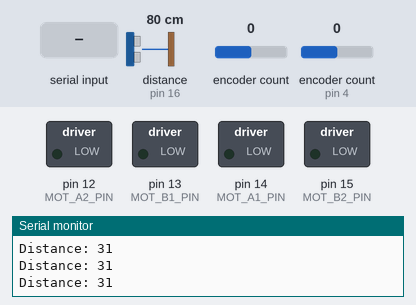
The sketch below on a simulated Arduino Uno, built with avr-gcc and run on an emulated ATmega328P. Parts: switched loads named in the sketch (green lamp = pin HIGH), the last lines printed to the serial monitor. Wiring (inferred from the names in the program): ultrasonic range finder: trigger pin 3; echo pin 16. The test bench sets the inputs (shaded band); at power-on: distance to the obstacle (sensor on pin 16) 80 cm, encoder count 0, encoder count (sensor on pin 4) 0. The echo pulse lasts 58.3 µs per cm; pins used as bus, display or sensor lines are not drawn.

Above: at 1.2 s.
1.3 s: distance to the obstacle (sensor on pin 16) set to 2 cm
4.3 s: "1" received over Serial
At 6.8 s:
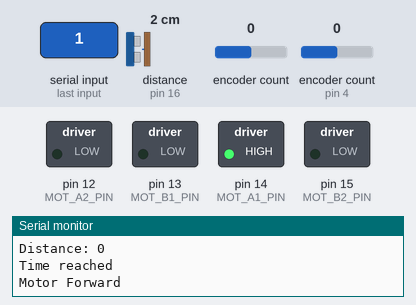
At 13.19 s:
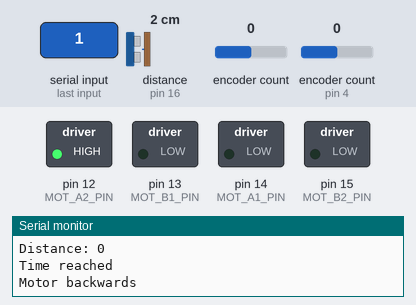
Timing chart, 0 to 13.3 s (numbered marks = the images above; inputs shaded):
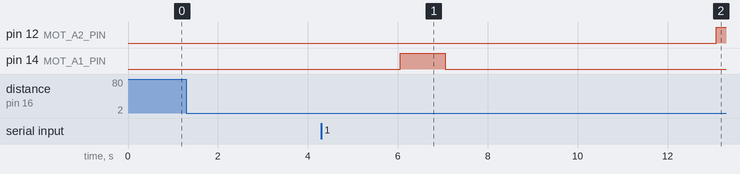

The sketch:

Bench_test_full_setup_v3.ino
```cpp
/*
 *   This sketch worked as coded for NodeMCU v1
 *   Still have memory error for chip. Maybe the chip was killed by an encoder on the same transmission port
 *     It sent garbled data to the terminal before failing.
 *     Check this https://github.com/esp8266/Arduino/issues/770
 *     Ran chip for a while and now it is having same issue. Could be encoder position on D0? or lack of additional 5v power?
 *   D4, GPIO2 also turns on LED when connected to encoder
*/
#include <Encoder.h>

/*
 NodeMCU V1.0
 Board pin names to IOs
 D0 - GPIO16
 D1 - GPIO5
 D2 - GPIO4
 D3 - GPIO0
 D4 - GPIO2 (PWM)
 3V3
 GND
 D5 - GPIO14 (PWM)
 D6 - GPIO12 (PWM)
 D7 - GPIO13
 D8 - GPIO15 (PWM)
 RX - GPIO3
 TX - GPIO1
 GND
 3V3
 A0 - ADC0
 SD3 - GPIO9
 SD2 - GPIO10
*/


// Change these pin numbers to the pins connected to your encoder.
//   Best Performance: both pins have interrupt capability
//   Good Performance: only the first pin has interrupt capability
//   Low Performance:  neither pin has interrupt capability
Encoder knobA(4, 5);      // D1, D2
Encoder knobB(0, 2);      // D3, D4
//   avoid using pins with LEDs attached

// DC motor settings
const int MOT_A1_PIN = 14;    // D5
const int MOT_A2_PIN = 12;    // D6
const int MOT_B1_PIN = 13;    // D7
const int MOT_B2_PIN = 15;    // D8

// defines pins numbers for ultrasonic sensor
const int UltrasonicTrigPin = 3; //RX   16(worked); //D0                                      3(worked even plugged in loading);  //RX  14(worked); //D5     // 9(not working);    //SD3   3(not working);    // RX
const int UltrasonicEchoPin = 16; //D0  3(worked but can't be plugged in while loading); //RX 16(worked, wLEDon); //D0                  12(worked); //D6     // 10(not working);   //SD2   16(not working);   // D0
// defines variables for ultrasonic sensor
long duration1;
int distance1;

// Timer
unsigned long time1;
unsigned long time2;

// Extra items
int encoder_down;
int doorA_position;
int doorB_position;
int doorA_previous_position;
int door_timer;

void setup()
{
  Serial.begin(9600); // Starts the serial communication

  // DC motor setup
  // Initialize the stepper driver control pins to output drive mode.
  pinMode(MOT_A1_PIN, OUTPUT);
  pinMode(MOT_A2_PIN, OUTPUT);
  pinMode(MOT_B1_PIN, OUTPUT);
  pinMode(MOT_B2_PIN, OUTPUT);
  // Start with drivers off, motors coasting.
  digitalWrite(MOT_A1_PIN, LOW);
  digitalWrite(MOT_A2_PIN, LOW);
  digitalWrite(MOT_B1_PIN, LOW);
  digitalWrite(MOT_B2_PIN, LOW);

  // Ultrasonic Sensor
  pinMode(UltrasonicTrigPin, OUTPUT); // Sets the trigPin as an Output
  pinMode(UltrasonicEchoPin, INPUT);  // Sets the echoPin as an Input

  // Initialize digital pin LED_BUILTIN as an output.
  //pinMode(LED_BUILTIN, OUTPUT);

  // extra initialize
  doorA_previous_position = 0;  // Tracks if the door position has changed and Turn motor off
  encoder_down = 500;           // Encoder reading when door is down (Previous test value = 1085)
  door_timer = 6000;            // Time to wait between door changes (ms)

  //(FIX THIS TO AVOID A POWER OUTAGE TEARING MOTOR APART)
  doorA_position = 0;     // 1=up, 0=down
  doorB_position = 0;     // 1=up, 0=down
}

// Encoder setting
long positionA  = -999;
long positionB = -999;


void loop()
{
  //digitalWrite(LED_BUILTIN, HIGH);   // turn the LED off (for some reason LOW doesn't work)

  // Set A and B encoders
  long newA, newB;
  newA = knobA.read();
  newB = knobB.read();
  if (newA != positionA || newB != positionB) {
    Serial.print("A = ");
    Serial.print(newA);
    Serial.print(", B = ");
    Serial.print(newB);
    Serial.println();
    positionA = newA;
    positionB = newB;
  }
  // if a character is sent from the serial monitor,
  // reset both back to zero.
  if (Serial.available()) {
    Serial.read();
    Serial.println("Reset both knobs to zero");
    knobA.write(0);
    knobB.write(0);
  }

  // Set timer after door has been triggered
  if (doorA_previous_position!=doorA_position) {
    time2 = millis();
    doorA_previous_position=doorA_position;     // Denotes that countdown has started for next door to move
  }

  // Check Ultrasonic sensor
  // Clears the UltrasonicTrigPin wait 5 micro seconds
  digitalWrite(UltrasonicTrigPin, LOW);
  delayMicroseconds(5);
  // Sets the trigPin on HIGH state for 10 micro seconds
  digitalWrite(UltrasonicTrigPin, HIGH);
  delayMicroseconds(10);
  digitalWrite(UltrasonicTrigPin, LOW);
  // Reads the echoPin, returns the sound wave travel time in microseconds
  duration1 = pulseIn(UltrasonicEchoPin, HIGH);
  // Calculating the distance
  distance1 = duration1 * 0.034 / 2 / 2.54;
  // Prints the distance on the Serial Monitor
  Serial.print("Distance: ");
  Serial.println(distance1);
  delay(250);


  // If time has been reached to open door
  if ((millis()-time2)>=door_timer) {
    Serial.println("Time reached");
    time1 = millis();

    // Door Controls
    if (doorA_position == 0) {        // If its down then take it up
      Serial.println("Motor Forward");
      digitalWrite(MOT_A1_PIN, HIGH);
      digitalWrite(MOT_A2_PIN, LOW);
      delay(1000);
      /*
      while (encoder_value_reached == 0) {
        if (knobA.read() <= -1 || millis()-time1>9000) {
          encoder_value_reached = 1;  // Automatically turns motor off once conditions are met
        }
      }
      */
      Serial.println("Motor Off");    // Turns off motor if the door was stopped manually or automatically
      digitalWrite(MOT_A1_PIN, LOW);
      digitalWrite(MOT_A2_PIN, LOW);
      doorA_position = 1;             // Change to show new door position
      Serial.println(millis()-time1);
    }
    else if (doorA_position == 1) {        // If its up then take it down
      Serial.println("Motor backwards");
      digitalWrite(MOT_A1_PIN, LOW);
      digitalWrite(MOT_A2_PIN, HIGH);
      delay(1000);
      /*
      while (encoder_value_reached == 0) {
        if (knobA.read() >= encoder_down || millis()-time1>4000) {
          encoder_value_reached = 1;  // Automatically turns motor off once conditions are met
        }
      }
      */
      Serial.println("Motor Off");    // Turns off motor if the door was stopped manually or automatically
      digitalWrite(MOT_A1_PIN, LOW);
      digitalWrite(MOT_A2_PIN, LOW);
      doorA_position = 0;             // Change to show new door position
      Serial.println(millis()-time1);
    }
  }
}


/* Unused

  // if the input just went from LOW and HIGH and we've waited long enough
  // to ignore any noise on the circuit, toggle the output pin and remember
  // the time
  if (Switch_reading == HIGH && Switch_previous == LOW && millis() - Switch_time > Switch_debounce) {
    if (Switch_state == HIGH)
      Switch_state = LOW;
    else
      Switch_state = HIGH;

    Switch_time = millis();
  }
  Switch_previous = Switch_reading;

*/
/* switch
   Each time the input pin goes from LOW to HIGH (e.g. because of a push-button
   press), the output pin is toggled from LOW to HIGH or HIGH to LOW.  There's
   a minimum delay between toggles to debounce the circuit (i.e. to ignore
   noise).
   David A. Mellis (21 November 2006)
*/
/*
  int inPin = 2;         // the number of the input pin
  int outPin = 13;       // the number of the output pin

  int state = HIGH;      // the current state of the output pin
  int reading;           // the current reading from the input pin
  int previous = LOW;    // the previous reading from the input pin

  // the follow variables are long's because the time, measured in miliseconds,
  // will quickly become a bigger number than can be stored in an int.
  long time = 0;         // the last time the output pin was toggled
  long debounce = 200;   // the debounce time, increase if the output flickers

  void setup()
  {
  pinMode(inPin, INPUT);
  pinMode(outPin, OUTPUT);
  }

  void loop()
  {
  reading = digitalRead(inPin);

  // if the input just went from LOW and HIGH and we've waited long enough
  // to ignore any noise on the circuit, toggle the output pin and remember
  // the time
  if (reading == HIGH && previous == LOW && millis() - time > debounce) {
    if (state == HIGH)
      state = LOW;
    else
      state = HIGH;

    time = millis();
  }

  digitalWrite(outPin, state);

  previous = reading;
  }


  if (condition1)
  {
  // do Thing A
  }
  else if (condition2)
  {
  // do Thing B
  }
  else
  {
  // do Thing C
  }
*/
```
